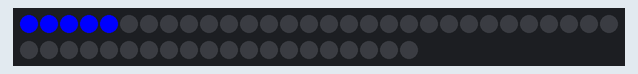
The sketch below on a simulated Arduino Uno, built with avr-gcc and run on an emulated ATmega328P. On the bench: 50 RGB LEDs in strip order, left to right, continuing on the next row.

Above: at 0.15 s.
At 1.71 s:
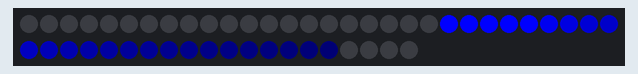
At 3.59 s:
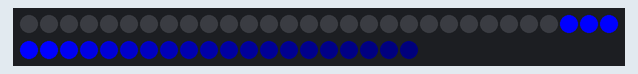
At 7.33 s:
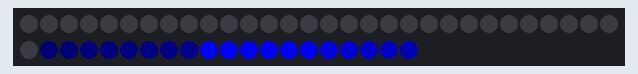
At 11.08 s:
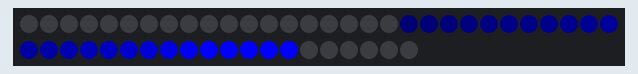
At 14.82 s:
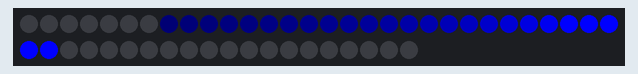

Measured:
- by itself, everything shown: repeats every 14.0 s, in 45 steps

The sketch:

bouncingBall.ino
```cpp
#include <FastLED.h>

#define LED_PIN     7
#define NUM_LEDS    50
#define BALL_SIZE   5
#define SPEED       20  // Speed of the bouncing ball

CRGB leds[NUM_LEDS];

void setup() {
  FastLED.addLeds<WS2812, LED_PIN, GRB>(leds, NUM_LEDS);
}

void loop() {
  static int ballPosition = 0;
  static int direction = 1;  // 1 means moving right, -1 means moving left

  // Fade all LEDs slightly to simulate a trail
  for (int i = 0; i < NUM_LEDS; i++) {
    leds[i].fadeToBlackBy(50);
  }

  // Draw the ball
  for (int i = 0; i < BALL_SIZE; i++) {
    leds[(ballPosition + i) % NUM_LEDS] = CRGB::Blue;
  }

  FastLED.show();

  // Update the ball position
  ballPosition += direction;

  // Reverse direction at the ends
  if (ballPosition <= 0 || ballPosition >= (NUM_LEDS - BALL_SIZE)) {
    direction *= -1;
  }

  delay(SPEED);
}
```
